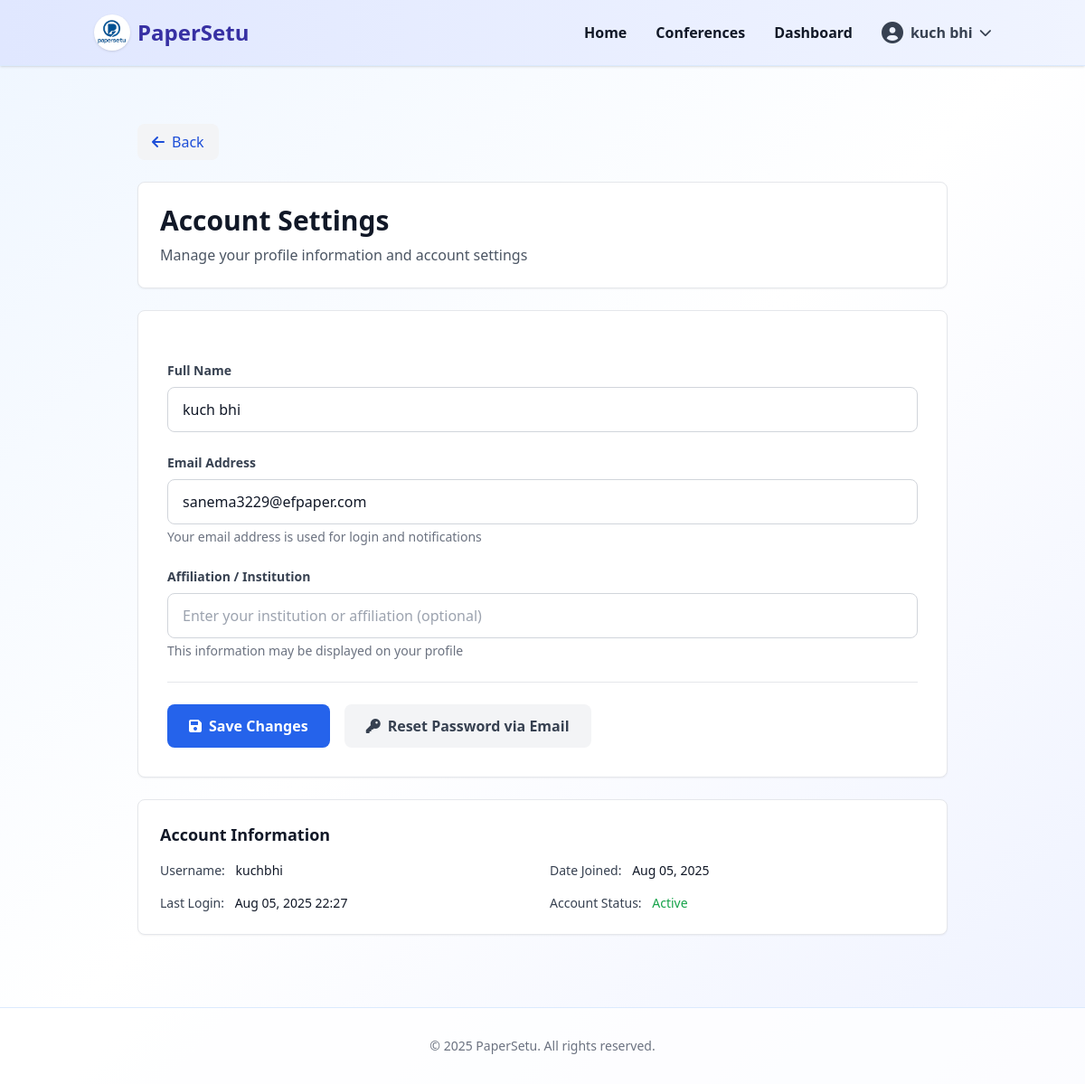
The page /dashboard/settings/ (signed in) on the database its author committed.
### accounts/models.py (models this page shows, shortened)
class User(AbstractUser):
    email = models.EmailField(unique=True)
    is_verified = models.BooleanField(default=False)
    otp = models.CharField(max_length=6, blank=True, null=True)
    otp_created_at = models.DateTimeField(blank=True, null=True)

### dashboard/views.py (the view, shortened to what this page needs)
# urls.py: path('settings/', views.user_settings, name='settings'),
@login_required
def user_settings(request):
    storage = messages.get_messages(request)
    storage.used = True  # Mark all messages as used to clear them
    return render(request, 'dashboard/settings.html', {'user': request.user})

### templates/dashboard/settings.html (shortened to what this page needs)
{% extends 'dashboard/dashboard.html' %}
{% load static %}
{% block content %}
<div class="max-w-4xl mx-auto">
    <button type="button" onclick="window.history.back()" class="mb-6 w-max px-4 py-2 bg-gray-100 hover:bg-blue-100 text-blue-700 rounded-lg flex items-center gap-2 transition-colors">
        <i class="fas fa-arrow-left"></i> Back
    </button>
    <div class="bg-white rounded-lg shadow-sm border border-gray-200 p-6 mb-6">
        <h1 class="text-3xl font-bold text-gray-900 mb-2">Account Settings</h1>
        <p class="text-gray-600">Manage your profile information and account settings</p>
    </div>
    <div class="bg-white rounded-lg shadow-sm border border-gray-200 p-8">
        <form method="post" class="space-y-6">
            <div>
                <label class="block text-sm font-semibold text-gray-700 mb-2">Full Name</label>
                <input type="text"
                       name="full_name"
                       value="{{ user.get_full_name }}"
                       class="w-full px-4 py-3 border border-gray-300 rounded-lg focus:ring-2 focus:ring-blue-500 focus:border-transparent transition-colors"
                       placeholder="Enter your full name">
            </div>
            <div>
                <label class="block text-sm font-semibold text-gray-700 mb-2">Email Address</label>
                <input type="email"
                       name="email"
                       value="{{ user.email }}"
                       class="w-full px-4 py-3 border border-gray-300 rounded-lg focus:ring-2 focus:ring-blue-500 focus:border-transparent transition-colors"
                       placeholder="Enter your email address">
                <p class="mt-1 text-sm text-gray-500">Your email address is used for login and notifications</p>
            </div>
            <div>
                <label class="block text-sm font-semibold text-gray-700 mb-2">Affiliation / Institution</label>
                <input type="text"
                       name="affiliation"
                       value="{% if user.profile.affiliation %}{{ user.profile.affiliation }}{% endif %}"
                       class="w-full px-4 py-3 border border-gray-300 rounded-lg focus:ring-2 focus:ring-blue-500 focus:border-transparent transition-colors"
                       placeholder="Enter your institution or affiliation (optional)">
                <p class="mt-1 text-sm text-gray-500">This information may be displayed on your profile</p>
            </div>
            <div class="flex gap-4 pt-6 border-t border-gray-200">
                <button type="submit"
                        class="bg-blue-600 text-white px-6 py-3 rounded-lg font-semibold hover:bg-blue-700 transition-colors focus:outline-none focus:ring-2 focus:ring-blue-500 focus:ring-offset-2">
                    <i class="fas fa-save mr-2"></i>Save Changes
                </button>
                <a href="{% url 'accounts:password_reset_request' %}"
                   class="bg-gray-100 text-gray-700 px-6 py-3 rounded-lg font-semibold hover:bg-gray-200 transition-colors focus:outline-none focus:ring-2 focus:ring-gray-500 focus:ring-offset-2">
                    <i class="fas fa-key mr-2"></i>Reset Password via Email
                </a>
            </div>
        </form>
    </div>
    <div class="bg-white rounded-lg shadow-sm border border-gray-200 p-6 mt-6">
        <h3 class="text-lg font-semibold text-gray-900 mb-4">Account Information</h3>
        <div class="grid grid-cols-1 md:grid-cols-2 gap-4 text-sm">
            <div>
                <span class="font-medium text-gray-700">Username:</span>
                <span class="text-gray-900 ml-2">{{ user.username }}</span>
            </div>
            <div>
                <span class="font-medium text-gray-700">Date Joined:</span>
                <span class="text-gray-900 ml-2">{{ user.date_joined|date:"M d, Y" }}</span>
            </div>
            <div>
                <span class="font-medium text-gray-700">Last Login:</span>
                <span class="text-gray-900 ml-2">{{ user.last_login|date:"M d, Y H:i"|default:"Never" }}</span>
            </div>
            <div>
                <span class="font-medium text-gray-700">Account Status:</span>
                <span class="text-green-600 ml-2 font-medium">Active</span>
            </div>
        </div>
    </div>
</div>
{% endblock %}

### templates/dashboard/dashboard.html (shortened to what this page needs)
{% load static %}
{% load conference_extras %}
<!DOCTYPE html>
<html lang="en">
<head>
    <script src="https://cdn.tailwindcss.com"></script>
    <link href="https://cdnjs.cloudflare.com/ajax/libs/font-awesome/6.0.0/css/all.min.css" rel="stylesheet">
</head>
<body class="bg-gradient-to-br from-blue-50 via-white to-indigo-50 min-h-screen text-gray-900">
    <nav class="gradient-header shadow mb-8 border-b border-blue-100">
        <div class="container mx-auto px-4 py-4 flex justify-between items-center">
            <div class="flex items-center gap-2">
                <img src="{% static 'images/LOGO BG.png' %}" alt="PaperSetu Logo" class="w-10 h-10 rounded-full shadow bg-white">
                <span class="text-2xl font-bold text-indigo-800">PaperSetu</span>
            </div>
            <ul class="flex items-center gap-8 text-base font-semibold">
                <li><a href="/" class="hover:text-blue-600 transition">Home</a></li>
                <li><a href="/conference/" class="hover:text-blue-600 transition">Conferences</a></li>
                <li><a href="/dashboard/" class="hover:text-blue-600 transition">Dashboard</a></li>
                <li class="relative" x-data="{ open: false }">
                    <button @click="open = !open" class="flex items-center space-x-2 text-gray-700 hover:text-blue-600 transition-colors font-semibold">
                        <i class="fas fa-user-circle text-2xl"></i>
                        <span>{{ user.get_full_name|default:user.username }}</span>
                        <i class="fas fa-chevron-down text-sm"></i>
                    </button>
                </li>
            </ul>
        </div>
    </nav>
    <main class="container mx-auto px-4 py-8">
        {% block content %}{% endblock %}
    </main>
    <footer class="w-full bg-white/80 border-t border-blue-100 py-8 mt-12 text-center text-gray-500 text-sm">
        &copy; {% now "Y" %} PaperSetu. All rights reserved.
    </footer>
</body>
</html>

### templates/dashboard/dashboard.html (style rules this page uses)
.gradient-header { background: linear-gradient(90deg, #e0e7ff 0%, #f0f4ff 100%); }

### rows shown on the page
User: get_full_name "kuch bhi", full_name "kuch bhi", email "sanema3229@efpaper.com", username "kuchbhi", date_joined "Aug 05, 2025", last_login "Aug 05, 2025 22:27"
